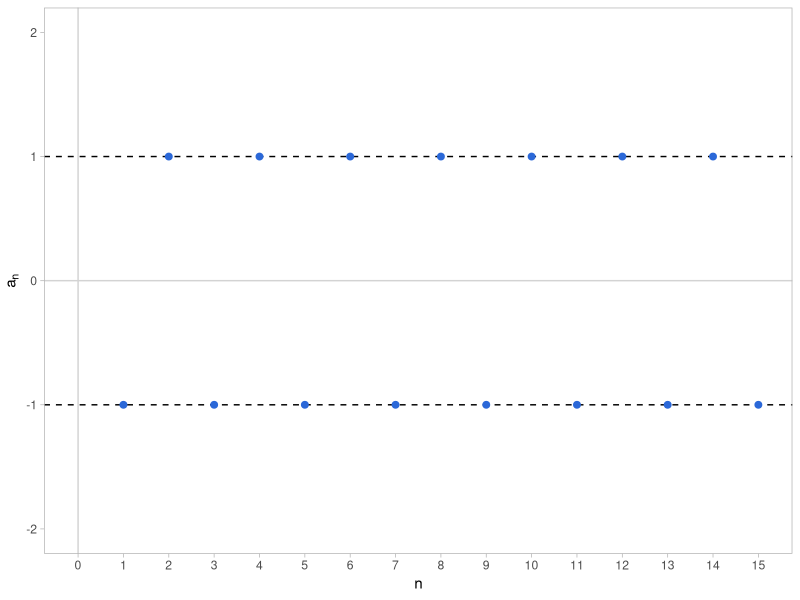

Here is the R script that generated this plot:
######################################################
#
# Gráfica de una sucesión acotada pero no convergente.
#
######################################################

# options(help_type = "text")

# Librerías. ----------------------------------------
library(ggplot2)


# Gráfico. ------------------------------------------

# Fórmula de la sucesión a graficar.
# \{a_{n}\} = (-1)^{n}

# Código del gráfico de la sucesión.
n <- 1:15
a_n <- (-1)^n
seq_df <- data.frame(n, a_n)

bounded_not_convergent_plot <- ggplot() +
  geom_vline(xintercept = 0, color = "lightgrey") +
  geom_hline(yintercept = 0, color = "lightgrey") +
  geom_hline(yintercept = c(-1, 1), linetype = "dashed") +
  geom_point(data = seq_df, aes(x = n, y = a_n),
             color = "#2b68d8", size = 2) +
  expand_limits(x = 0, y = c(-2, 2)) +
  scale_x_continuous(breaks = c(0,n)) +
  theme_light() +
  theme(panel.grid = element_blank()) +
  labs(y = expression(a[n]))

ggsave(file = "bounded-not-convergent-plot.jpg",
       plot = bounded_not_convergent_plot, height = 4, width = 7)








